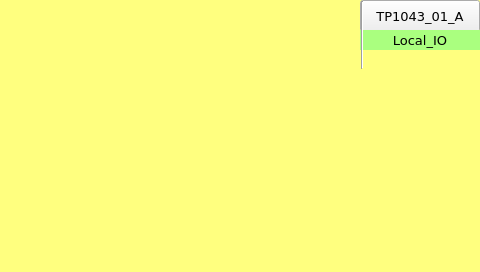
<?xml version="1.0" encoding="UTF-8"?>
<ui version="4.0">
 <class>page100</class>
 <widget class="QWidget" name="page100">
  <property name="geometry">
   <rect>
    <x>0</x>
    <y>0</y>
    <width>480</width>
    <height>272</height>
   </rect>
  </property>
  <property name="minimumSize">
   <size>
    <width>480</width>
    <height>272</height>
   </size>
  </property>
  <property name="maximumSize">
   <size>
    <width>480</width>
    <height>272</height>
   </size>
  </property>
  <property name="windowTitle">
   <string>page100</string>
  </property>
  <property name="styleSheet">
   <string notr="true">QWidget#page100
{
background-color: rgb(255, 255, 127);
}</string>
  </property>
  <widget class="ATCMbutton" name="atcmButton_menu">
   <property name="geometry">
    <rect>
     <x>360</x>
     <y>0</y>
     <width>120</width>
     <height>32</height>
    </rect>
   </property>
   <property name="font">
    <font>
     <family>DejaVu Sans</family>
     <pointsize>10</pointsize>
     <weight>50</weight>
     <bold>false</bold>
    </font>
   </property>
   <property name="toolTip">
    <string/>
   </property>
   <property name="whatsThis">
    <string>ATCMbutton widget</string>
   </property>
   <property name="pageName">
    <string>menu</string>
   </property>
   <property name="statusvar">
    <string/>
   </property>
   <property name="viewStatus">
    <bool>false</bool>
   </property>
   <property name="refresh">
    <number>200</number>
   </property>
   <property name="visibilityVar">
    <string/>
   </property>
   <property name="bgColor">
    <color>
     <red>85</red>
     <green>255</green>
     <blue>255</blue>
    </color>
   </property>
   <property name="borderColor">
    <color>
     <red>0</red>
     <green>0</green>
     <blue>0</blue>
    </color>
   </property>
   <property name="text">
    <string>TP1043_01_A</string>
   </property>
   <property name="pressText">
    <string>TP1043_01_A</string>
   </property>
   <property name="borderWidth">
    <number>1</number>
   </property>
   <property name="borderRadius">
    <number>0</number>
   </property>
   <property name="apparence">
    <enum>QFrame::Raised</enum>
   </property>
  </widget>
  <widget class="QLabel" name="label_Qt_Project">
   <property name="geometry">
    <rect>
     <x>360</x>
     <y>30</y>
     <width>120</width>
     <height>20</height>
    </rect>
   </property>
   <property name="font">
    <font>
     <family>DejaVu Sans</family>
     <pointsize>10</pointsize>
    </font>
   </property>
   <property name="styleSheet">
    <string notr="true">background-color: rgb(170, 255, 127);</string>
   </property>
   <property name="text">
    <string>Local_IO</string>
   </property>
   <property name="alignment">
    <set>Qt::AlignCenter</set>
   </property>
  </widget>
  <widget class="Line" name="line_vt_4">
   <property name="geometry">
    <rect>
     <x>361</x>
     <y>1</y>
     <width>3</width>
     <height>68</height>
    </rect>
   </property>
   <property name="orientation">
    <enum>Qt::Vertical</enum>
   </property>
  </widget>
 </widget>
 <customwidgets>
  <customwidget>
   <class>ATCMbutton</class>
   <extends>QPushButton</extends>
   <header>atcmplugin.h</header>
  </customwidget>
 </customwidgets>
 <resources/>
 <connections>
  <connection>
   <sender>atcmButton_menu</sender>
   <signal>newPage(const char*,bool)</signal>
   <receiver>page100</receiver>
   <slot>goto_page(const char*,bool)</slot>
   <hints>
    <hint type="sourcelabel">
     <x>20</x>
     <y>20</y>
    </hint>
    <hint type="destinationlabel">
     <x>20</x>
     <y>20</y>
    </hint>
   </hints>
  </connection>
 </connections>
 <slots>
  <slot>goto_page(const char*,bool)</slot>
 </slots>
</ui>
